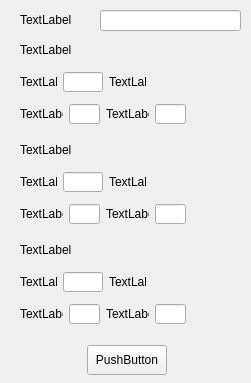
<?xml version="1.0" encoding="UTF-8"?>
<ui version="4.0">
 <class>SetActDialog</class>
 <widget class="QDialog" name="SetActDialog">
  <property name="geometry">
   <rect>
    <x>0</x>
    <y>0</y>
    <width>251</width>
    <height>383</height>
   </rect>
  </property>
  <property name="windowTitle">
   <string>Dialog</string>
  </property>
  <widget class="QLabel" name="nameLabel">
   <property name="geometry">
    <rect>
     <x>20</x>
     <y>10</y>
     <width>70</width>
     <height>20</height>
    </rect>
   </property>
   <property name="minimumSize">
    <size>
     <width>70</width>
     <height>20</height>
    </size>
   </property>
   <property name="text">
    <string>TextLabel</string>
   </property>
  </widget>
  <widget class="QLineEdit" name="lineEdit_1">
   <property name="geometry">
    <rect>
     <x>100</x>
     <y>10</y>
     <width>141</width>
     <height>21</height>
    </rect>
   </property>
  </widget>
  <widget class="QWidget" name="layoutWidget">
   <property name="geometry">
    <rect>
     <x>20</x>
     <y>140</y>
     <width>166</width>
     <height>84</height>
    </rect>
   </property>
   <layout class="QVBoxLayout" name="verticalLayout_2">
    <item>
     <widget class="QLabel" name="jinLabel">
      <property name="minimumSize">
       <size>
        <width>70</width>
        <height>20</height>
       </size>
      </property>
      <property name="maximumSize">
       <size>
        <width>70</width>
        <height>20</height>
       </size>
      </property>
      <property name="text">
       <string>TextLabel</string>
      </property>
     </widget>
    </item>
    <item>
     <layout class="QHBoxLayout" name="horizontalLayout_3">
      <item>
       <widget class="QLabel" name="zhekouLabel2">
        <property name="minimumSize">
         <size>
          <width>36</width>
          <height>20</height>
         </size>
        </property>
        <property name="text">
         <string>TextLabel</string>
        </property>
       </widget>
      </item>
      <item>
       <widget class="QLineEdit" name="lineEdit_5">
        <property name="minimumSize">
         <size>
          <width>40</width>
          <height>20</height>
         </size>
        </property>
        <property name="maximumSize">
         <size>
          <width>40</width>
          <height>20</height>
         </size>
        </property>
       </widget>
      </item>
      <item>
       <widget class="QLabel" name="zheLabel2">
        <property name="minimumSize">
         <size>
          <width>20</width>
          <height>20</height>
         </size>
        </property>
        <property name="text">
         <string>TextLabel</string>
        </property>
       </widget>
      </item>
      <item>
       <spacer name="horizontalSpacer_2">
        <property name="orientation">
         <enum>Qt::Horizontal</enum>
        </property>
        <property name="sizeType">
         <enum>QSizePolicy::Fixed</enum>
        </property>
        <property name="sizeHint" stdset="0">
         <size>
          <width>40</width>
          <height>20</height>
         </size>
        </property>
       </spacer>
      </item>
     </layout>
    </item>
    <item>
     <layout class="QHBoxLayout" name="horizontalLayout_4">
      <item>
       <widget class="QLabel" name="manLabel2">
        <property name="minimumSize">
         <size>
          <width>20</width>
          <height>20</height>
         </size>
        </property>
        <property name="text">
         <string>TextLabel</string>
        </property>
       </widget>
      </item>
      <item>
       <widget class="QLineEdit" name="lineEdit_6">
        <property name="maximumSize">
         <size>
          <width>40</width>
          <height>20</height>
         </size>
        </property>
       </widget>
      </item>
      <item>
       <widget class="QLabel" name="jianLabel2">
        <property name="minimumSize">
         <size>
          <width>20</width>
          <height>20</height>
         </size>
        </property>
        <property name="text">
         <string>TextLabel</string>
        </property>
       </widget>
      </item>
      <item>
       <widget class="QLineEdit" name="lineEdit_7">
        <property name="maximumSize">
         <size>
          <width>40</width>
          <height>20</height>
         </size>
        </property>
       </widget>
      </item>
     </layout>
    </item>
   </layout>
  </widget>
  <widget class="QWidget" name="layoutWidget_2">
   <property name="geometry">
    <rect>
     <x>20</x>
     <y>240</y>
     <width>166</width>
     <height>84</height>
    </rect>
   </property>
   <layout class="QVBoxLayout" name="verticalLayout_3">
    <item>
     <widget class="QLabel" name="yinLabel">
      <property name="minimumSize">
       <size>
        <width>70</width>
        <height>20</height>
       </size>
      </property>
      <property name="maximumSize">
       <size>
        <width>70</width>
        <height>20</height>
       </size>
      </property>
      <property name="text">
       <string>TextLabel</string>
      </property>
     </widget>
    </item>
    <item>
     <layout class="QHBoxLayout" name="horizontalLayout_5">
      <item>
       <widget class="QLabel" name="zhekouLabel3">
        <property name="minimumSize">
         <size>
          <width>36</width>
          <height>20</height>
         </size>
        </property>
        <property name="text">
         <string>TextLabel</string>
        </property>
       </widget>
      </item>
      <item>
       <widget class="QLineEdit" name="lineEdit_8">
        <property name="minimumSize">
         <size>
          <width>40</width>
          <height>20</height>
         </size>
        </property>
        <property name="maximumSize">
         <size>
          <width>40</width>
          <height>20</height>
         </size>
        </property>
       </widget>
      </item>
      <item>
       <widget class="QLabel" name="zheLabel3">
        <property name="minimumSize">
         <size>
          <width>20</width>
          <height>20</height>
         </size>
        </property>
        <property name="text">
         <string>TextLabel</string>
        </property>
       </widget>
      </item>
      <item>
       <spacer name="horizontalSpacer_3">
        <property name="orientation">
         <enum>Qt::Horizontal</enum>
        </property>
        <property name="sizeType">
         <enum>QSizePolicy::Fixed</enum>
        </property>
        <property name="sizeHint" stdset="0">
         <size>
          <width>40</width>
          <height>20</height>
         </size>
        </property>
       </spacer>
      </item>
     </layout>
    </item>
    <item>
     <layout class="QHBoxLayout" name="horizontalLayout_6">
      <item>
       <widget class="QLabel" name="manLabel3">
        <property name="minimumSize">
         <size>
          <width>20</width>
          <height>20</height>
         </size>
        </property>
        <property name="text">
         <string>TextLabel</string>
        </property>
       </widget>
      </item>
      <item>
       <widget class="QLineEdit" name="lineEdit_9">
        <property name="maximumSize">
         <size>
          <width>40</width>
          <height>20</height>
         </size>
        </property>
       </widget>
      </item>
      <item>
       <widget class="QLabel" name="jianLabel3">
        <property name="minimumSize">
         <size>
          <width>20</width>
          <height>20</height>
         </size>
        </property>
        <property name="text">
         <string>TextLabel</string>
        </property>
       </widget>
      </item>
      <item>
       <widget class="QLineEdit" name="lineEdit_10">
        <property name="maximumSize">
         <size>
          <width>40</width>
          <height>20</height>
         </size>
        </property>
       </widget>
      </item>
     </layout>
    </item>
   </layout>
  </widget>
  <widget class="QWidget" name="layoutWidget_3">
   <property name="geometry">
    <rect>
     <x>250</x>
     <y>190</y>
     <width>251</width>
     <height>32</height>
    </rect>
   </property>
   <layout class="QHBoxLayout" name="horizontalLayout_8">
    <item>
     <spacer name="horizontalSpacer_6">
      <property name="orientation">
       <enum>Qt::Horizontal</enum>
      </property>
      <property name="sizeHint" stdset="0">
       <size>
        <width>40</width>
        <height>20</height>
       </size>
      </property>
     </spacer>
    </item>
    <item>
     <widget class="QPushButton" name="pushButton_2">
      <property name="minimumSize">
       <size>
        <width>60</width>
        <height>0</height>
       </size>
      </property>
      <property name="maximumSize">
       <size>
        <width>90</width>
        <height>30</height>
       </size>
      </property>
      <property name="text">
       <string>PushButton</string>
      </property>
     </widget>
    </item>
    <item>
     <spacer name="horizontalSpacer_7">
      <property name="orientation">
       <enum>Qt::Horizontal</enum>
      </property>
      <property name="sizeHint" stdset="0">
       <size>
        <width>40</width>
        <height>20</height>
       </size>
      </property>
     </spacer>
    </item>
   </layout>
  </widget>
  <widget class="QWidget" name="">
   <property name="geometry">
    <rect>
     <x>20</x>
     <y>40</y>
     <width>166</width>
     <height>84</height>
    </rect>
   </property>
   <layout class="QVBoxLayout" name="verticalLayout">
    <item>
     <widget class="QLabel" name="zuanLabel">
      <property name="minimumSize">
       <size>
        <width>70</width>
        <height>20</height>
       </size>
      </property>
      <property name="maximumSize">
       <size>
        <width>70</width>
        <height>20</height>
       </size>
      </property>
      <property name="text">
       <string>TextLabel</string>
      </property>
     </widget>
    </item>
    <item>
     <layout class="QHBoxLayout" name="horizontalLayout_2">
      <item>
       <widget class="QLabel" name="zhekouLabel1">
        <property name="minimumSize">
         <size>
          <width>36</width>
          <height>20</height>
         </size>
        </property>
        <property name="text">
         <string>TextLabel</string>
        </property>
       </widget>
      </item>
      <item>
       <widget class="QLineEdit" name="lineEdit_2">
        <property name="minimumSize">
         <size>
          <width>40</width>
          <height>20</height>
         </size>
        </property>
        <property name="maximumSize">
         <size>
          <width>40</width>
          <height>20</height>
         </size>
        </property>
       </widget>
      </item>
      <item>
       <widget class="QLabel" name="zheLabel1">
        <property name="minimumSize">
         <size>
          <width>20</width>
          <height>20</height>
         </size>
        </property>
        <property name="text">
         <string>TextLabel</string>
        </property>
       </widget>
      </item>
      <item>
       <spacer name="horizontalSpacer">
        <property name="orientation">
         <enum>Qt::Horizontal</enum>
        </property>
        <property name="sizeType">
         <enum>QSizePolicy::Fixed</enum>
        </property>
        <property name="sizeHint" stdset="0">
         <size>
          <width>40</width>
          <height>20</height>
         </size>
        </property>
       </spacer>
      </item>
     </layout>
    </item>
    <item>
     <layout class="QHBoxLayout" name="horizontalLayout">
      <item>
       <widget class="QLabel" name="manLabel1">
        <property name="minimumSize">
         <size>
          <width>20</width>
          <height>20</height>
         </size>
        </property>
        <property name="text">
         <string>TextLabel</string>
        </property>
       </widget>
      </item>
      <item>
       <widget class="QLineEdit" name="lineEdit_3">
        <property name="maximumSize">
         <size>
          <width>40</width>
          <height>20</height>
         </size>
        </property>
       </widget>
      </item>
      <item>
       <widget class="QLabel" name="jianLabel1">
        <property name="minimumSize">
         <size>
          <width>20</width>
          <height>20</height>
         </size>
        </property>
        <property name="text">
         <string>TextLabel</string>
        </property>
       </widget>
      </item>
      <item>
       <widget class="QLineEdit" name="lineEdit_4">
        <property name="maximumSize">
         <size>
          <width>40</width>
          <height>20</height>
         </size>
        </property>
       </widget>
      </item>
     </layout>
    </item>
   </layout>
  </widget>
  <widget class="QWidget" name="">
   <property name="geometry">
    <rect>
     <x>1</x>
     <y>344</y>
     <width>251</width>
     <height>32</height>
    </rect>
   </property>
   <layout class="QHBoxLayout" name="horizontalLayout_7">
    <item>
     <spacer name="horizontalSpacer_4">
      <property name="orientation">
       <enum>Qt::Horizontal</enum>
      </property>
      <property name="sizeHint" stdset="0">
       <size>
        <width>40</width>
        <height>20</height>
       </size>
      </property>
     </spacer>
    </item>
    <item>
     <widget class="QPushButton" name="pushButton">
      <property name="minimumSize">
       <size>
        <width>60</width>
        <height>0</height>
       </size>
      </property>
      <property name="maximumSize">
       <size>
        <width>90</width>
        <height>30</height>
       </size>
      </property>
      <property name="text">
       <string>PushButton</string>
      </property>
     </widget>
    </item>
    <item>
     <spacer name="horizontalSpacer_5">
      <property name="orientation">
       <enum>Qt::Horizontal</enum>
      </property>
      <property name="sizeHint" stdset="0">
       <size>
        <width>40</width>
        <height>20</height>
       </size>
      </property>
     </spacer>
    </item>
   </layout>
  </widget>
 </widget>
 <resources/>
 <connections>
  <connection>
   <sender>pushButton</sender>
   <signal>clicked()</signal>
   <receiver>SetActDialog</receiver>
   <slot>close()</slot>
   <hints>
    <hint type="sourcelabel">
     <x>59</x>
     <y>24</y>
    </hint>
    <hint type="destinationlabel">
     <x>125</x>
     <y>191</y>
    </hint>
   </hints>
  </connection>
 </connections>
</ui>
